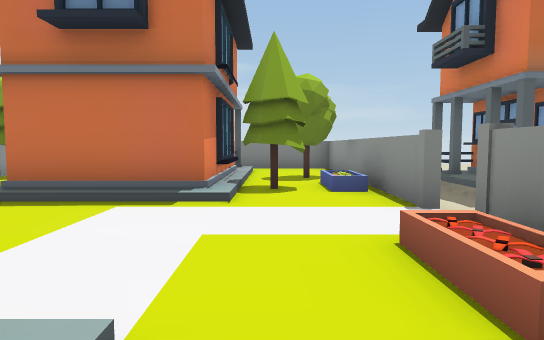
[1] (above)

23 first-person views from a walk through a 3-D level made in the Unity game engine. The camera is 1.4 m above the floor, tilts 4° down and sees 75° across. The floor is counted in squares, 2 m on a side. Each view is taken from the middle of a square. On the plan, view 1 faces up. The plan holds only what a view shows up to about 11 squares ahead; the rest is blank. The place goes on beyond the plan.

[2]
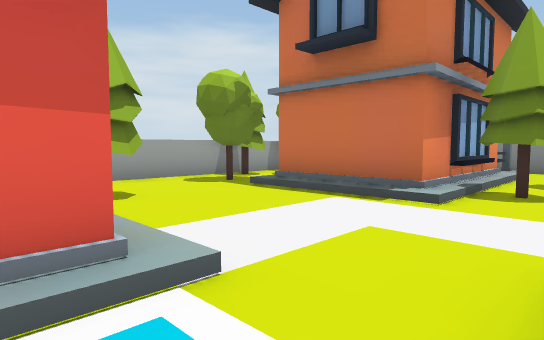

[3]
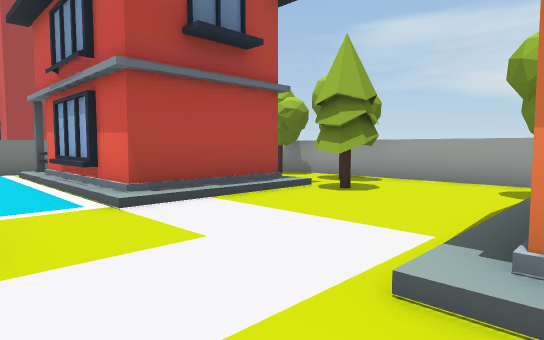

[4]
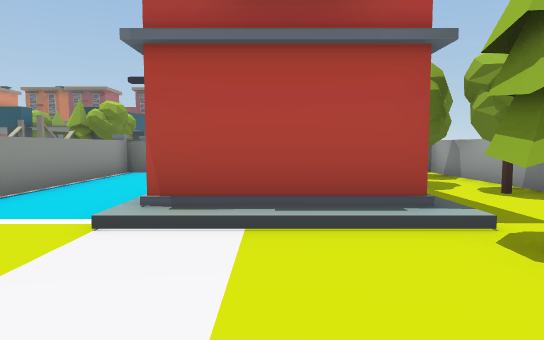

[5]
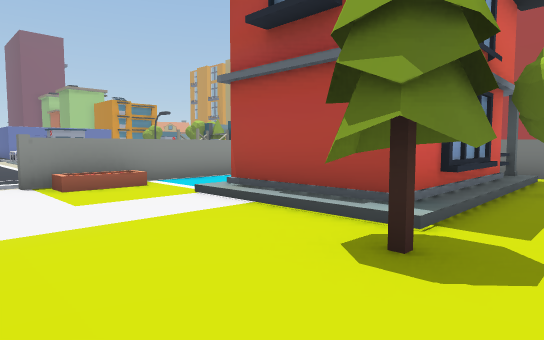

[6]
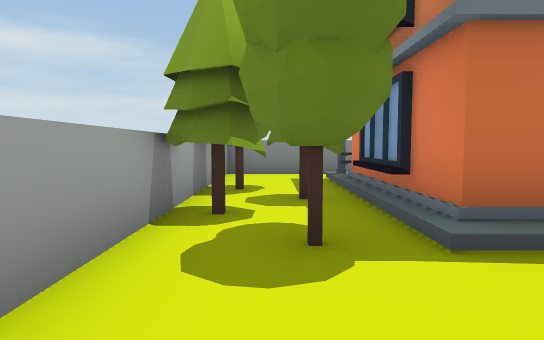

[7]
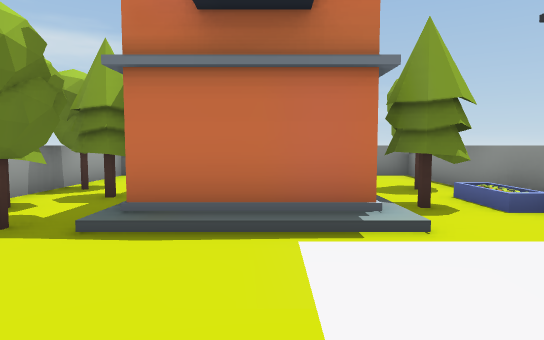

[8]
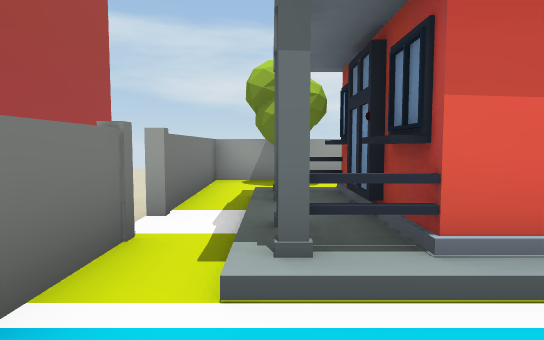

[9]
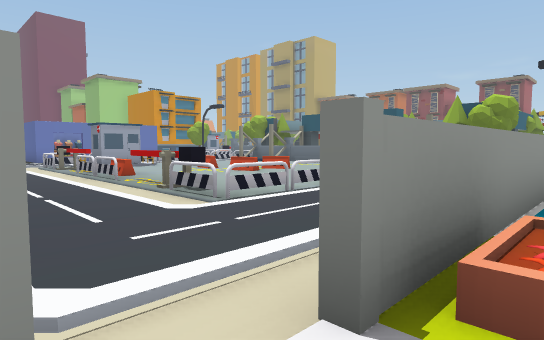

[10]
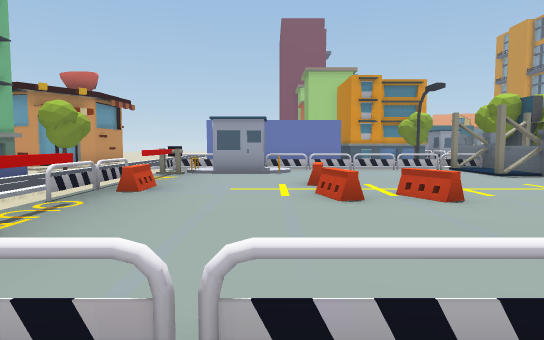

[11]
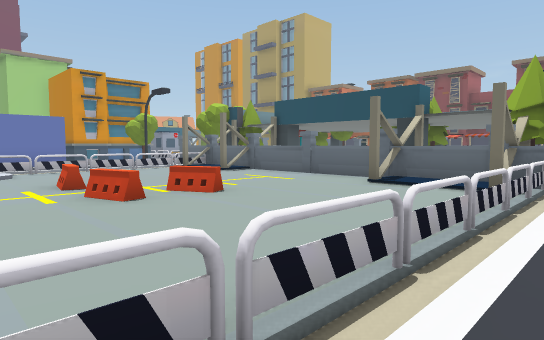

[12]
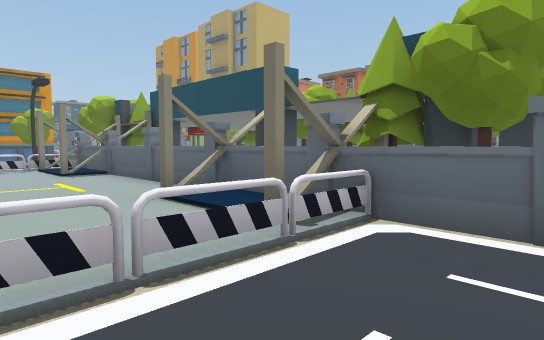

[13]
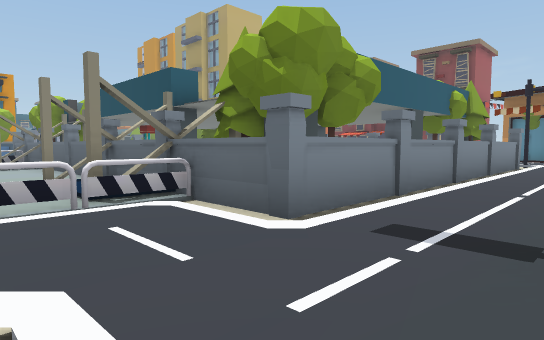

[14]
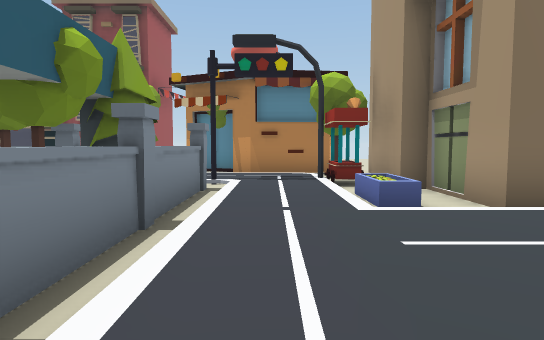

[15]
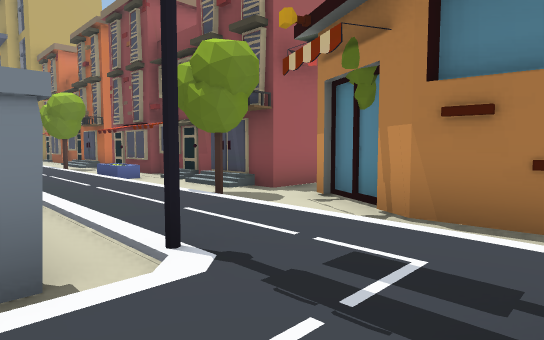

[16]
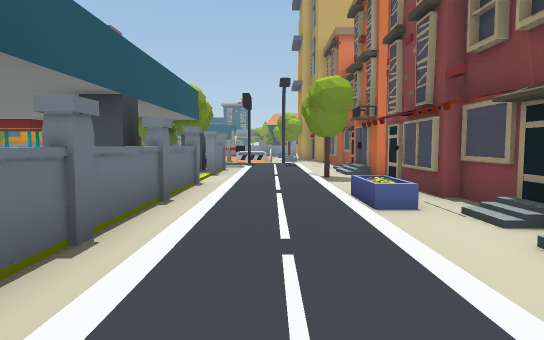

[17]
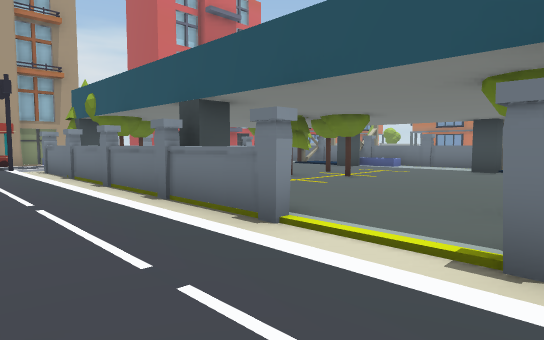

[18]
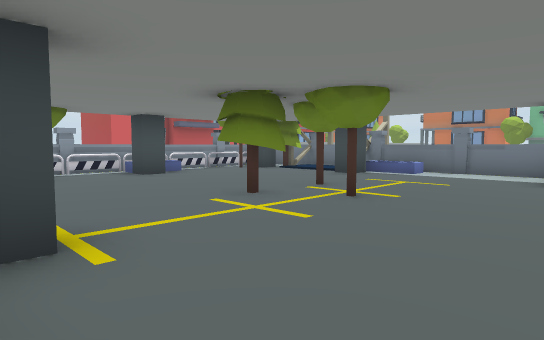

[19]
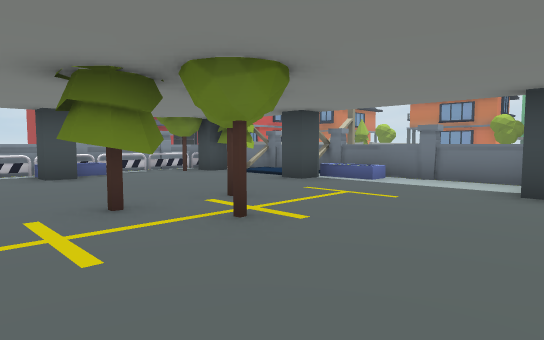

[20]
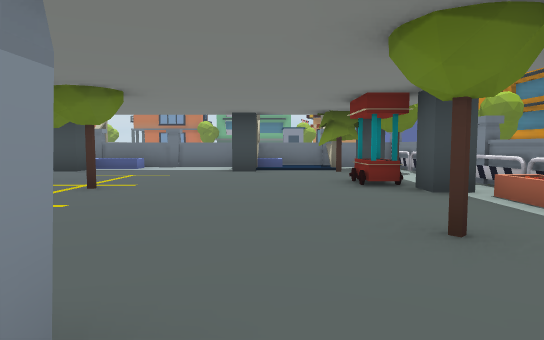

[21]
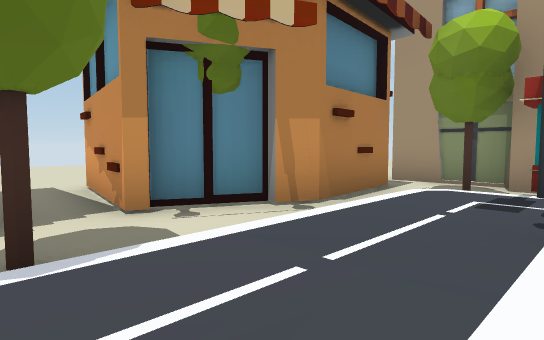

[22]
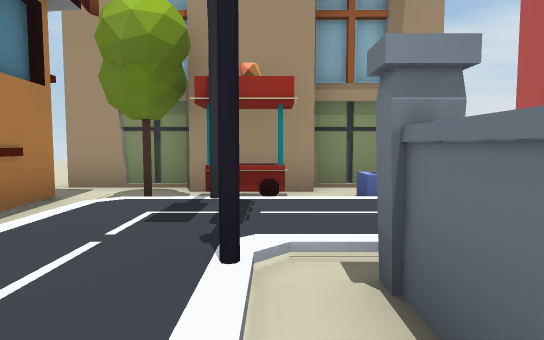

[23]
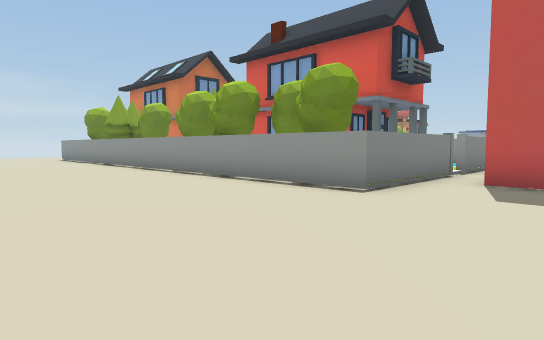

### Floor plan
Key: @ floor where view 1 was taken; # wall or solid block; x gap in a wall; . main floor; : floor 0.25 m higher than the main floor; - floor 0.25 m lower than the main floor; / step, stairs or slope; = window, fence, low wall or low ledge; H house; T tree; B building; S streetlight; O other object.
Columns run from 11 left of view 1 to 15 right of it. Each row starts with its distance up from view 1.
 11      #### ####
 10      #..   ..#
  9      #.HH H..#
  8      #T/H H.T# H
  7      #TT  H..#-H
  6      TT/  HT.#-H         B
  5      #T/HHH..#-H         -#
  4   -- #.......#//     B////T
  3   ---#......./.............
  2  ----#.T.....#..////////
  1  ----#T////..#..#=..#==..#-
  0  ----#./H H@.# .#.#=.O.=###
 -1  ----#T/H H..# .#........##
 -2  ----##TH H..# .#........##
 -3  ----#T HHH..# .#...OOO...#
 -4 -----#T.H:H..# .#...O.....#
 -5 -----####/####..#.........#
 -6 ----------  //..#.........#
 -7 -------#    /...x.........#
 -8 -----       O./=##.#.#.#=.#
 -9             /.=T#.........#
-10             /.=#T..#...#..T
-11              .#T..........T
-12              .=............
-13             /.#.....T.....O
-14            ...=.#...TT....#
-15           ....=.....T......
-16           ///.=.T..........
-17           #-/.=TTT.......T.
-18           B-/./T####/###..T
-19           #-S.#////////////
-20           #-O..............
-21           #T/////T///////T/
-22           #-###--//-/-/---/
-23               ##-#########B
-24                #-#
-25                #-
-26                --
-27                --
-28               --
-29               --
-30               --
-31               --

Positions as (right, up) in squares from view 1, and headings:
1: (0, 0), facing up
2: (1, 0), facing up-left
3: (1, 5), facing down-left
4: (-2, 4), facing down
5: (-5, 4), facing down-right
6: (-5, 2), facing up
7: (-2, 1), facing up
8: (1, -4), facing left
9: (1, 4), facing down-right
10: (4, -2), facing right
11: (4, -1), facing down-right
12: (3, -5), facing down-right
13: (1, -6), facing down-right
14: (2, -12), facing down
15: (1, -18), facing down-right
16: (5, -20), facing right
17: (15, -21), facing up-left
18: (13, -18), facing up-left
19: (13, -16), facing up-left
20: (13, -19), facing up
21: (6, -19), facing down-left
22: (5, -19), facing left
23: (-11, -8), facing up-right
